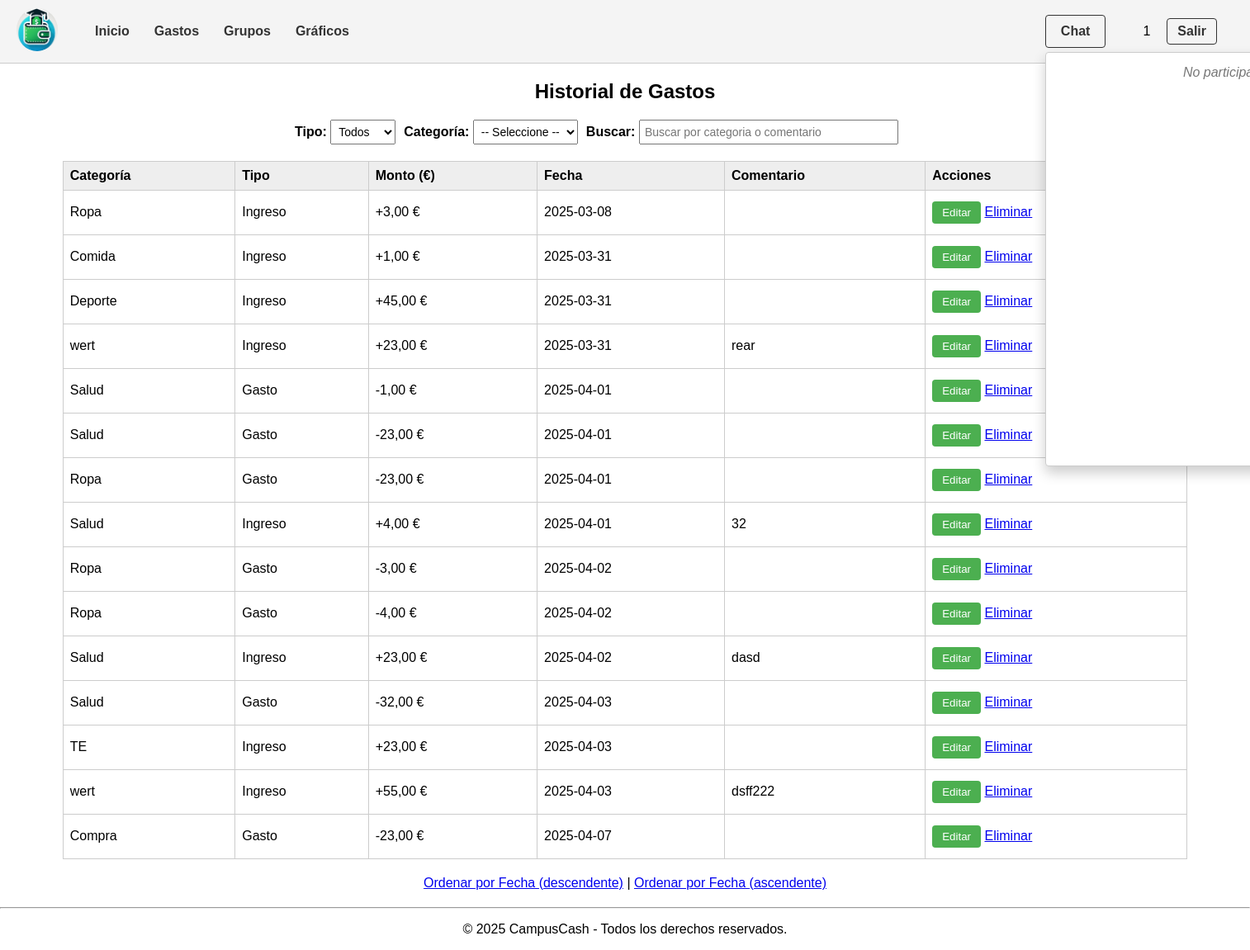
The page /historial_gastos.php?orden=fecha_asc (signed in) on the database its author committed.
### tables this page shows
CREATE TABLE `gastos` (
  `id` int(11) NOT NULL,
  `usuario_id` int(11) NOT NULL,
  `tipo` enum('Ingreso','Gasto') NOT NULL,
  `categoria_id` int(11) NOT NULL,
  `monto` decimal(10,2) NOT NULL,
  `fecha` date NOT NULL,
  `comentario` text DEFAULT NULL
);

CREATE TABLE `categorias` (
  `id` int(11) NOT NULL,
  `nombre` varchar(50) NOT NULL,
  `usuario_id` int(11) NOT NULL
);

### includes/clases/Categorias.php (called while the page is built, shortened)
<?php
class Categorias {
    public static function getAll($usuario_id) {
        $conn = Aplicacion::getInstance()->getConexionBd();
        $sql = "SELECT id, nombre FROM categorias WHERE usuario_id = ? ORDER BY nombre ASC";
        $stmt = $conn->prepare($sql);
        $stmt->bind_param("i", $usuario_id);
        $stmt->execute();
        $result = $stmt->get_result();
        $categorias = [];
        while ($row = $result->fetch_assoc()) {
            $categorias[] = $row;
        }
        return $categorias;
    }
}
?>

### includes/clases/Gastos.php (called while the page is built, shortened)
<?php
class Gastos {
    private $conn;
    public function __construct($conn) {
        $this->conn = $conn;
    }
    public function getFilteredMovimientos($user_id, $tipoFilter, $categoriaFilter, $search, $orderBy, $limit) {
        $conditions = "g.usuario_id = ?";
        $params = [$user_id];
        $types = "i";
        $sql = "
            SELECT g.id, g.tipo, g.monto, g.fecha, g.comentario, c.nombre AS categoria
            FROM gastos g
            JOIN categorias c ON g.categoria_id = c.id
            WHERE $conditions
            ORDER BY g.fecha $orderBy, g.id $orderBy
            LIMIT ?
        ";
        $params[] = $limit;
        $types .= "i";
        $stmt = $this->conn->prepare($sql);
        $stmt->bind_param($types, ...$params);
        $stmt->execute();
        $result = $stmt->get_result();
        $movimientos = $result->fetch_all(MYSQLI_ASSOC);
        return $movimientos;
    }
}
?>

### includes/config.php (called while the page is built, shortened)
<?php
spl_autoload_register(function ($class) {
    $prefix = 'es\\ucm\\fdi\\aw\\';
    $base_dir = __DIR__ . DIRECTORY_SEPARATOR . 'clases' . DIRECTORY_SEPARATOR;
    $len = strlen($prefix);
    $relative_class = substr($class, $len);
    $file = $base_dir . str_replace('\\', DIRECTORY_SEPARATOR, $relative_class) . '.php';
});
?>

### historial_gastos.php (the view, shortened to what this page needs)
<?php
require_once 'includes/config.php';
$app = \es\ucm\fdi\aw\Aplicacion::getInstance();
$conn = $app->getConexionBd();
$user_id = $_SESSION['user_id'];
$gastos = new Gastos($conn);
$categorias = new Categorias($conn);
$tipoFilter = isset($_GET['tipo']) ? $_GET['tipo'] : '';
$categoriaFilter = isset($_GET['categoria']) ? $_GET['categoria'] : '';
$search = isset($_GET['search']) ? $_GET['search'] : '';
$orden = isset($_GET['orden']) ? $_GET['orden'] : 'fecha_desc';
$orderBy = ($orden === 'fecha_asc') ? "ASC" : "DESC";
$limit = 50;
$result = $gastos->getFilteredMovimientos($user_id, $tipoFilter, $categoriaFilter, $search, $orderBy, $limit);
$resCategorias = $categorias->getAll($user_id);
?>
<h2 style="text-align:center;">Historial de Gastos</h2>
<form method="GET" id="filtrosForm" class="filtros">
  <div>
    <label for="tipo">Tipo:</label>
    <select name="tipo" id="tipo" onchange="this.form.submit()">
      <option value="">Todos</option>
    </select>
  </div>
  <div>
    <label for="categoria">Categoría:</label>
    <select name="categoria" id="categoria" onchange="this.form.submit()">
      <option value="">-- Seleccione --</option>
    </select>
  </div>
  <div>
    <label for="search">Buscar:</label>
    <input type="text" name="search" id="search" placeholder="Buscar por categoria o comentario" style="width:300px;
         value=" <?php echo htmlspecialchars($search); ?>" onkeyup="debounceSearch()">
  </div>
</form>
<table class="tabla-gastos">
  <tr>
    <th>Categoría</th>
    <th>Tipo</th>
    <th>Monto (€)</th>
    <th>Fecha</th>
    <th>Comentario</th>
    <th>Acciones</th>
  </tr>
  <?php foreach ($result as $row): ?>
    <?php
    $simbolo = ($row['tipo'] === 'Gasto') ? '-' : '+';
    $montoFormateado = number_format($row['monto'], 2, ',', '.');
    ?>
    <tr>
      <td><?php echo htmlspecialchars($row['categoria']); ?></td>
      <td><?php echo htmlspecialchars($row['tipo']); ?></td>
      <td><?php echo $simbolo . $montoFormateado; ?> €</td>
      <td><?php echo htmlspecialchars($row['fecha']); ?></td>
      <td><?php echo htmlspecialchars($row['comentario']); ?></td>
      <td>
        <button class="btn-edit" data-id="<?php echo $row['id']; ?>"
                data-tipo="<?php echo htmlspecialchars($row['tipo']); ?>"
                data-monto="<?php echo $row['monto']; ?>"
                data-fecha="<?php echo $row['fecha']; ?>"
                data-comentario="<?php echo htmlspecialchars($row['comentario']); ?>"
                onclick="openEditModal(this)">
          Editar
        </button>
        <a href="eliminar_gasto.php?id=<?php echo $row['id']; ?>"
          onclick="return confirm('¿Está seguro de eliminar este registro?');">Eliminar</a>
      </td>
    </tr>
  <?php endforeach; ?>
</table>
<div style="text-align:center; margin:20px;">
  <a href="historial_gastos.php?orden=fecha_desc">Ordenar por Fecha (descendente)</a> |
  <a href="historial_gastos.php?orden=fecha_asc">Ordenar por Fecha (ascendente)</a>
</div>
<?php
require_once RAIZ_APP . '/vistas/plantilla/plantilla.php';
?>

### css/style.css (style rules this page uses)
body { font-family: Arial, sans-serif; margin: 0; padding: 0; }
button { background-color: #4CAF50; color: white; border: none; padding: 6px 12px; margin: 5px 0; cursor: pointer; border-radius: 4px; }
.tabla-gastos { width: 80%; margin: 20px auto; border-collapse: collapse; }
.tabla-gastos th, .tabla-gastos td { border: 1px solid #ccc; padding: 8px; text-align: left; }
.tabla-gastos th { background-color: #eee; }
.filtros { margin: 20px auto; max-width: 800px; display: flex; flex-wrap: wrap; gap: 10px; align-items: flex-end; }
.filtros label { font-weight: bold; }
.filtros input, .filtros select { padding: 5px; font-size: 14px; }
.tabla-gastos { width: 90%; margin: 20px auto; border-collapse: collapse; }
form { width: 100%; }
main a { transition: background-color 0.3s ease, box-shadow 0.3s ease; }

### rows shown on the page
gastos: categoria.nombre "Ropa", tipo "Ingreso", tipo "+", monto "3,00", fecha "2025-03-08"
gastos: categoria.nombre "Comida", tipo "Ingreso", tipo "+", monto "1,00", fecha "2025-03-31"
gastos: categoria.nombre "Deporte", tipo "Ingreso", tipo "+", monto "45,00", fecha "2025-03-31"
gastos: categoria.nombre "wert", tipo "Ingreso", tipo "+", monto "23,00", fecha "2025-03-31", comentario "rear"
gastos: categoria.nombre "Salud", tipo "Gasto", tipo "-", monto "1,00", fecha "2025-04-01"
gastos: categoria.nombre "Salud", tipo "Gasto", tipo "-", monto "23,00", fecha "2025-04-01"
gastos: categoria.nombre "Ropa", tipo "Gasto", tipo "-", monto "23,00", fecha "2025-04-01"
gastos: categoria.nombre "Salud", tipo "Ingreso", tipo "+", monto "4,00", fecha "2025-04-01", comentario "32"
gastos: categoria.nombre "Ropa", tipo "Gasto", tipo "-", monto "3,00", fecha "2025-04-02"
gastos: categoria.nombre "Ropa", tipo "Gasto", tipo "-", monto "4,00", fecha "2025-04-02"
gastos: categoria.nombre "Salud", tipo "Ingreso", tipo "+", monto "23,00", fecha "2025-04-02", comentario "dasd"
gastos: categoria.nombre "Salud", tipo "Gasto", tipo "-", monto "32,00", fecha "2025-04-03"
gastos: categoria.nombre "TE", tipo "Ingreso", tipo "+", monto "23,00", fecha "2025-04-03"
gastos: categoria.nombre "wert", tipo "Ingreso", tipo "+", monto "55,00", fecha "2025-04-03", comentario "dsff222"
gastos: categoria.nombre "Compra", tipo "Gasto", tipo "-", monto "23,00", fecha "2025-04-07"

### other values the page prints
$_SESSION['user_name'] "1"
